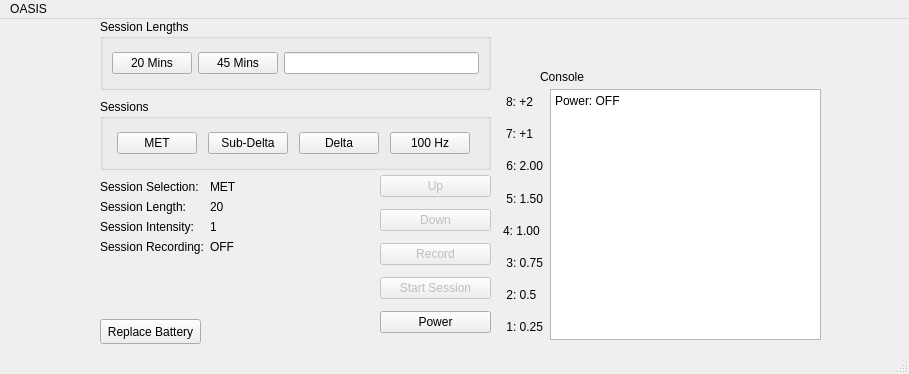
<?xml version="1.0" encoding="UTF-8"?>
<ui version="4.0">
 <class>oasis_pro</class>
 <widget class="QMainWindow" name="oasis_pro">
  <property name="geometry">
   <rect>
    <x>0</x>
    <y>0</y>
    <width>909</width>
    <height>374</height>
   </rect>
  </property>
  <property name="windowTitle">
   <string>oasis_pro</string>
  </property>
  <widget class="QWidget" name="centralwidget">
   <widget class="QGroupBox" name="groupBox">
    <property name="geometry">
     <rect>
      <x>100</x>
      <y>80</y>
      <width>391</width>
      <height>71</height>
     </rect>
    </property>
    <property name="title">
     <string>Sessions</string>
    </property>
    <layout class="QGridLayout" name="gridLayout">
     <item row="0" column="0">
      <widget class="QPushButton" name="MET">
       <property name="sizePolicy">
        <sizepolicy hsizetype="Fixed" vsizetype="Fixed">
         <horstretch>0</horstretch>
         <verstretch>0</verstretch>
        </sizepolicy>
       </property>
       <property name="text">
        <string>MET</string>
       </property>
      </widget>
     </item>
     <item row="0" column="1">
      <widget class="QPushButton" name="Sub_Delta">
       <property name="sizePolicy">
        <sizepolicy hsizetype="Fixed" vsizetype="Fixed">
         <horstretch>0</horstretch>
         <verstretch>0</verstretch>
        </sizepolicy>
       </property>
       <property name="text">
        <string>Sub-Delta</string>
       </property>
      </widget>
     </item>
     <item row="0" column="2">
      <widget class="QPushButton" name="Delta">
       <property name="sizePolicy">
        <sizepolicy hsizetype="Fixed" vsizetype="Fixed">
         <horstretch>0</horstretch>
         <verstretch>0</verstretch>
        </sizepolicy>
       </property>
       <property name="text">
        <string>Delta</string>
       </property>
      </widget>
     </item>
     <item row="0" column="5">
      <widget class="QPushButton" name="hundred_hz">
       <property name="sizePolicy">
        <sizepolicy hsizetype="Fixed" vsizetype="Fixed">
         <horstretch>0</horstretch>
         <verstretch>0</verstretch>
        </sizepolicy>
       </property>
       <property name="text">
        <string>100 Hz</string>
       </property>
      </widget>
     </item>
    </layout>
   </widget>
   <widget class="QLabel" name="label">
    <property name="geometry">
     <rect>
      <x>100</x>
      <y>160</y>
      <width>101</width>
      <height>16</height>
     </rect>
    </property>
    <property name="text">
     <string>Session Selection:</string>
    </property>
   </widget>
   <widget class="QGroupBox" name="groupBox_2">
    <property name="geometry">
     <rect>
      <x>100</x>
      <y>0</y>
      <width>391</width>
      <height>71</height>
     </rect>
    </property>
    <property name="title">
     <string>Session Lengths</string>
    </property>
    <layout class="QGridLayout" name="gridLayout_2">
     <item row="0" column="0">
      <widget class="QPushButton" name="time_20">
       <property name="sizePolicy">
        <sizepolicy hsizetype="Fixed" vsizetype="Fixed">
         <horstretch>0</horstretch>
         <verstretch>0</verstretch>
        </sizepolicy>
       </property>
       <property name="text">
        <string>20 Mins</string>
       </property>
      </widget>
     </item>
     <item row="0" column="1">
      <widget class="QPushButton" name="time_45">
       <property name="sizePolicy">
        <sizepolicy hsizetype="Fixed" vsizetype="Fixed">
         <horstretch>0</horstretch>
         <verstretch>0</verstretch>
        </sizepolicy>
       </property>
       <property name="text">
        <string>45 Mins</string>
       </property>
      </widget>
     </item>
     <item row="0" column="2">
      <widget class="QLineEdit" name="lineEdit">
       <property name="text">
        <string/>
       </property>
      </widget>
     </item>
    </layout>
   </widget>
   <widget class="QLabel" name="curr_session_selection">
    <property name="geometry">
     <rect>
      <x>210</x>
      <y>160</y>
      <width>71</width>
      <height>16</height>
     </rect>
    </property>
    <property name="text">
     <string>MET</string>
    </property>
   </widget>
   <widget class="QTextBrowser" name="console_output">
    <property name="geometry">
     <rect>
      <x>550</x>
      <y>70</y>
      <width>271</width>
      <height>251</height>
     </rect>
    </property>
    <property name="html">
     <string>&lt;!DOCTYPE HTML PUBLIC &quot;-//W3C//DTD HTML 4.0//EN&quot; &quot;http://www.w3.org/TR/REC-html40/strict.dtd&quot;&gt;
&lt;html&gt;&lt;head&gt;&lt;meta name=&quot;qrichtext&quot; content=&quot;1&quot; /&gt;&lt;style type=&quot;text/css&quot;&gt;
p, li { white-space: pre-wrap; }
&lt;/style&gt;&lt;/head&gt;&lt;body style=&quot; font-family:'Noto Sans'; font-size:9pt; font-weight:400; font-style:normal;&quot;&gt;
&lt;p style=&quot; margin-top:0px; margin-bottom:0px; margin-left:0px; margin-right:0px; -qt-block-indent:0; text-indent:0px;&quot;&gt;Power: OFF&lt;/p&gt;&lt;/body&gt;&lt;/html&gt;</string>
    </property>
   </widget>
   <widget class="QLabel" name="label_4">
    <property name="geometry">
     <rect>
      <x>540</x>
      <y>50</y>
      <width>49</width>
      <height>16</height>
     </rect>
    </property>
    <property name="text">
     <string>Console</string>
    </property>
   </widget>
   <widget class="QLabel" name="label_5">
    <property name="geometry">
     <rect>
      <x>100</x>
      <y>180</y>
      <width>91</width>
      <height>16</height>
     </rect>
    </property>
    <property name="text">
     <string>Session Length:</string>
    </property>
   </widget>
   <widget class="QLabel" name="curr_session_len">
    <property name="geometry">
     <rect>
      <x>210</x>
      <y>180</y>
      <width>71</width>
      <height>16</height>
     </rect>
    </property>
    <property name="text">
     <string>20</string>
    </property>
   </widget>
   <widget class="QWidget" name="verticalLayoutWidget">
    <property name="geometry">
     <rect>
      <x>500</x>
      <y>70</y>
      <width>43</width>
      <height>251</height>
     </rect>
    </property>
    <layout class="QVBoxLayout" name="verticalLayout_2">
     <item>
      <widget class="QLabel" name="label_2">
       <property name="text">
        <string>8: +2   </string>
       </property>
       <property name="alignment">
        <set>Qt::AlignRight|Qt::AlignTrailing|Qt::AlignVCenter</set>
       </property>
      </widget>
     </item>
     <item>
      <widget class="QLabel" name="label_6">
       <property name="text">
        <string>7: +1   </string>
       </property>
       <property name="alignment">
        <set>Qt::AlignRight|Qt::AlignTrailing|Qt::AlignVCenter</set>
       </property>
      </widget>
     </item>
     <item>
      <widget class="QLabel" name="label_7">
       <property name="text">
        <string>6: 2.00</string>
       </property>
       <property name="alignment">
        <set>Qt::AlignRight|Qt::AlignTrailing|Qt::AlignVCenter</set>
       </property>
      </widget>
     </item>
     <item>
      <widget class="QLabel" name="label_8">
       <property name="text">
        <string>5: 1.50</string>
       </property>
       <property name="alignment">
        <set>Qt::AlignRight|Qt::AlignTrailing|Qt::AlignVCenter</set>
       </property>
      </widget>
     </item>
     <item>
      <widget class="QLabel" name="label_9">
       <property name="text">
        <string>4: 1.00 </string>
       </property>
       <property name="alignment">
        <set>Qt::AlignRight|Qt::AlignTrailing|Qt::AlignVCenter</set>
       </property>
      </widget>
     </item>
     <item>
      <widget class="QLabel" name="label_10">
       <property name="text">
        <string>3: 0.75</string>
       </property>
       <property name="alignment">
        <set>Qt::AlignRight|Qt::AlignTrailing|Qt::AlignVCenter</set>
       </property>
      </widget>
     </item>
     <item>
      <widget class="QLabel" name="label_11">
       <property name="text">
        <string>2: 0.5  </string>
       </property>
       <property name="alignment">
        <set>Qt::AlignRight|Qt::AlignTrailing|Qt::AlignVCenter</set>
       </property>
      </widget>
     </item>
     <item>
      <widget class="QLabel" name="label_12">
       <property name="text">
        <string>1: 0.25</string>
       </property>
       <property name="alignment">
        <set>Qt::AlignRight|Qt::AlignTrailing|Qt::AlignVCenter</set>
       </property>
      </widget>
     </item>
    </layout>
   </widget>
   <widget class="QWidget" name="verticalLayoutWidget_2">
    <property name="geometry">
     <rect>
      <x>380</x>
      <y>150</y>
      <width>111</width>
      <height>171</height>
     </rect>
    </property>
    <layout class="QVBoxLayout" name="verticalLayout_3">
     <item>
      <widget class="QPushButton" name="up_button">
       <property name="enabled">
        <bool>false</bool>
       </property>
       <property name="text">
        <string>Up</string>
       </property>
      </widget>
     </item>
     <item>
      <widget class="QPushButton" name="down_button">
       <property name="enabled">
        <bool>false</bool>
       </property>
       <property name="text">
        <string>Down</string>
       </property>
      </widget>
     </item>
     <item>
      <widget class="QPushButton" name="record_button">
       <property name="enabled">
        <bool>false</bool>
       </property>
       <property name="text">
        <string>Record</string>
       </property>
      </widget>
     </item>
     <item>
      <widget class="QPushButton" name="start_button">
       <property name="enabled">
        <bool>false</bool>
       </property>
       <property name="text">
        <string>Start Session</string>
       </property>
       <property name="checkable">
        <bool>false</bool>
       </property>
       <property name="checked">
        <bool>false</bool>
       </property>
      </widget>
     </item>
     <item>
      <widget class="QPushButton" name="power_button">
       <property name="autoFillBackground">
        <bool>false</bool>
       </property>
       <property name="text">
        <string>Power</string>
       </property>
      </widget>
     </item>
    </layout>
   </widget>
   <widget class="QLabel" name="label_14">
    <property name="geometry">
     <rect>
      <x>100</x>
      <y>200</y>
      <width>101</width>
      <height>16</height>
     </rect>
    </property>
    <property name="text">
     <string>Session Intensity:</string>
    </property>
   </widget>
   <widget class="QLabel" name="curr_session_intensity">
    <property name="geometry">
     <rect>
      <x>210</x>
      <y>200</y>
      <width>71</width>
      <height>16</height>
     </rect>
    </property>
    <property name="text">
     <string>1</string>
    </property>
   </widget>
   <widget class="QLabel" name="label_15">
    <property name="geometry">
     <rect>
      <x>100</x>
      <y>220</y>
      <width>111</width>
      <height>16</height>
     </rect>
    </property>
    <property name="text">
     <string>Session Recording:</string>
    </property>
   </widget>
   <widget class="QLabel" name="curr_session_recording">
    <property name="geometry">
     <rect>
      <x>210</x>
      <y>220</y>
      <width>71</width>
      <height>16</height>
     </rect>
    </property>
    <property name="text">
     <string>OFF</string>
    </property>
   </widget>
   <widget class="QPushButton" name="rep_battery">
    <property name="geometry">
     <rect>
      <x>100</x>
      <y>300</y>
      <width>101</width>
      <height>25</height>
     </rect>
    </property>
    <property name="text">
     <string>Replace Battery</string>
    </property>
   </widget>
  </widget>
  <widget class="QMenuBar" name="menubar">
   <property name="geometry">
    <rect>
     <x>0</x>
     <y>0</y>
     <width>909</width>
     <height>22</height>
    </rect>
   </property>
   <widget class="QMenu" name="menuOASIS">
    <property name="title">
     <string>OASIS</string>
    </property>
   </widget>
   <addaction name="menuOASIS"/>
  </widget>
  <widget class="QStatusBar" name="statusbar"/>
 </widget>
 <resources/>
 <connections/>
</ui>
